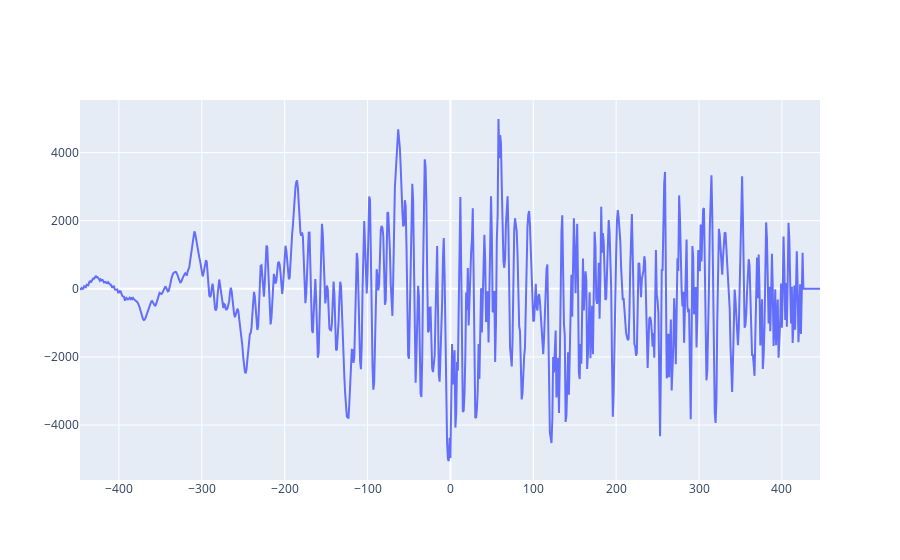

The code cell stored with this chart in its notebook:
### Code cell
cross_Cor = np.correlate(omega_hat, chase_df.loc[:,'chase_phi'], mode='full')
x_Axis = np.arange(-len(omega_hat), len(omega_hat), 1)
fig = go.Figure(data=go.Scatter(x = x_Axis, y=cross_Cor))
fig.show()
fig.write_html("../dataFolders/MuscaChasingMusca/Sampled1K_Figures/Chase_relationships/" + name + "phi_cross_cor.html")

### Figure 1 — Plotly figure (JSON) as saved in the notebook; plotly's stock layout.template omitted (floating-point values rounded to 4 significant figures; data arrays with more than 128 entries replaced by an {"elided": "..."} marker saying what was removed)
{"data": [{"type": "scatter", "x": {"elided": "894 int values"}, "y": {"elided": "894 float values"}}], "layout": {}}
